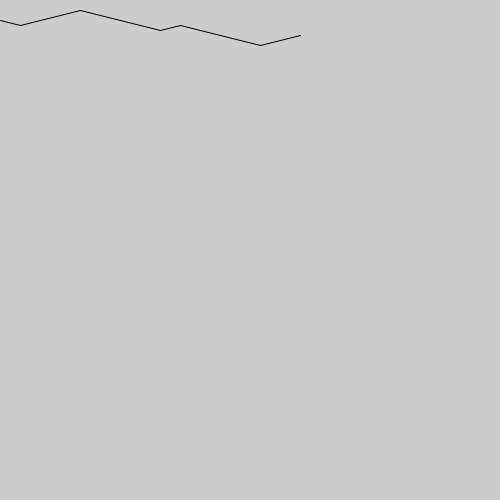
Frame 1 (no input)
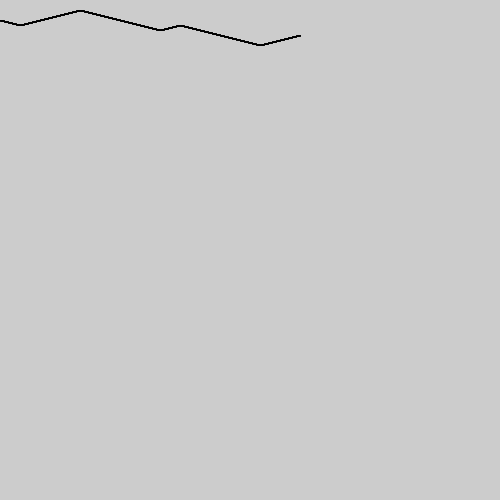
Frame 60 (the mouse pressed at the canvas centre just before this capture)
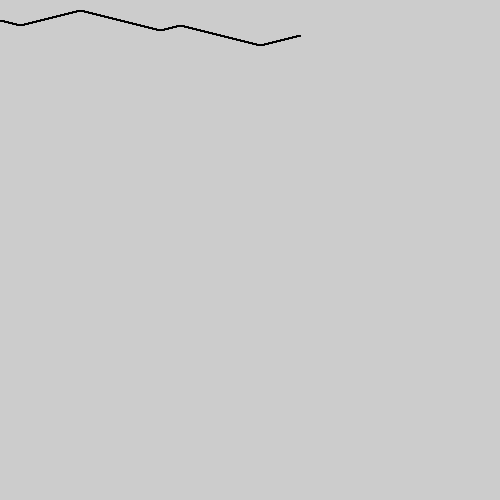
Frame 120 (the mouse held since frame 60 and released just before this capture)

The Processing sketch that drew these frames (run headless with seeded random() and noise(); from frame 60 on, the mouse is pressed at the canvas centre):

// Processing sketch: origami_miura_ori_02
// ── origami_miura_ori_02.pde
int stepX = 20;
int stepY = 5;

int [] mult = {0, 1, -3, 4, -1, 4, -2, 3, -1};

void setup() {
  size(500, 500);
}

void draw() {

  noFill();

  pushMatrix();
  translate(0, 20); 

  int locX = 0;
  int locY = 0;
  beginShape();
  for (int i=0; i<mult.length-1; i++) {
    vertex(locX, locY);
    locX += stepX*abs(mult[i]);
    locY += stepY*mult[i];
  }
  endShape();


  popMatrix();
}
